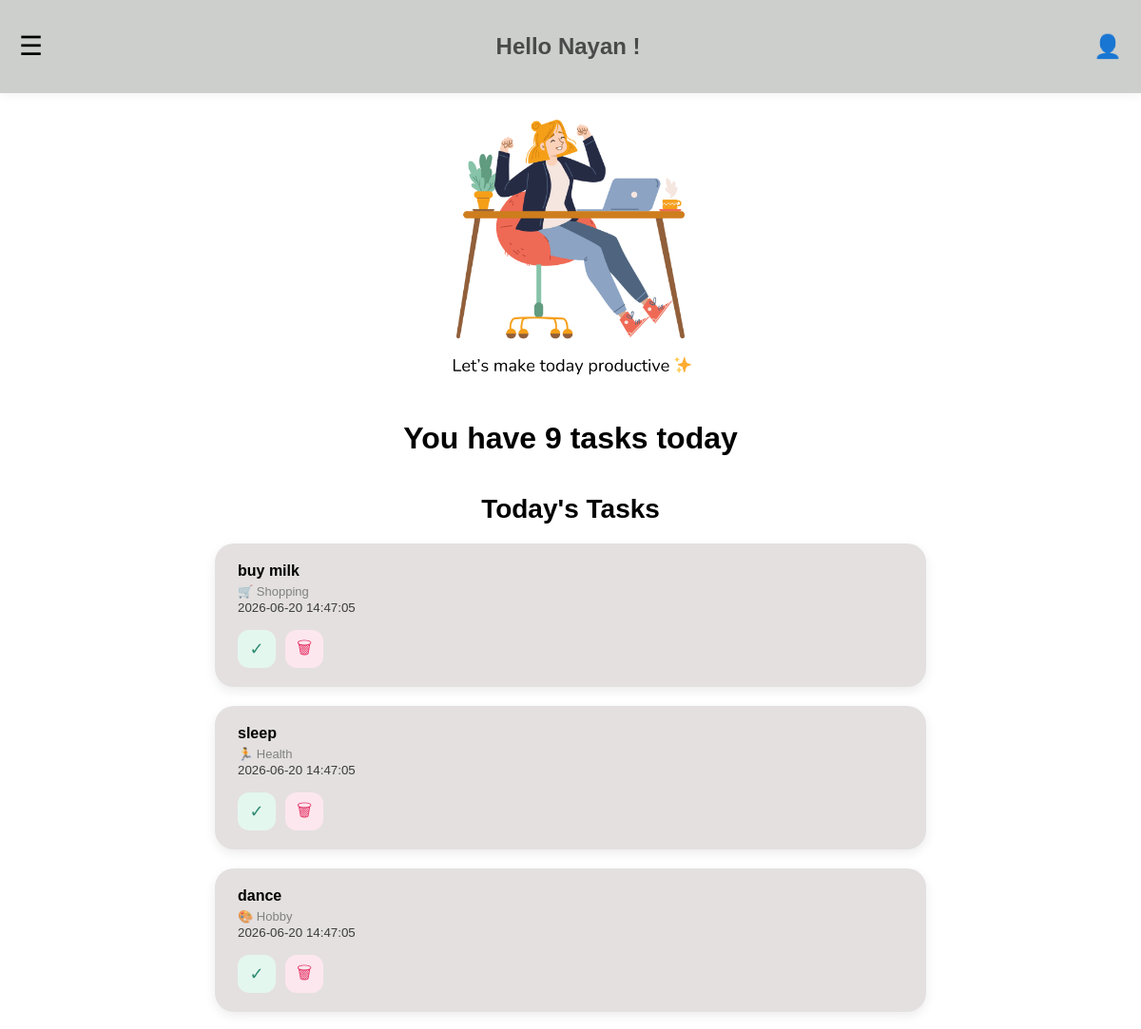
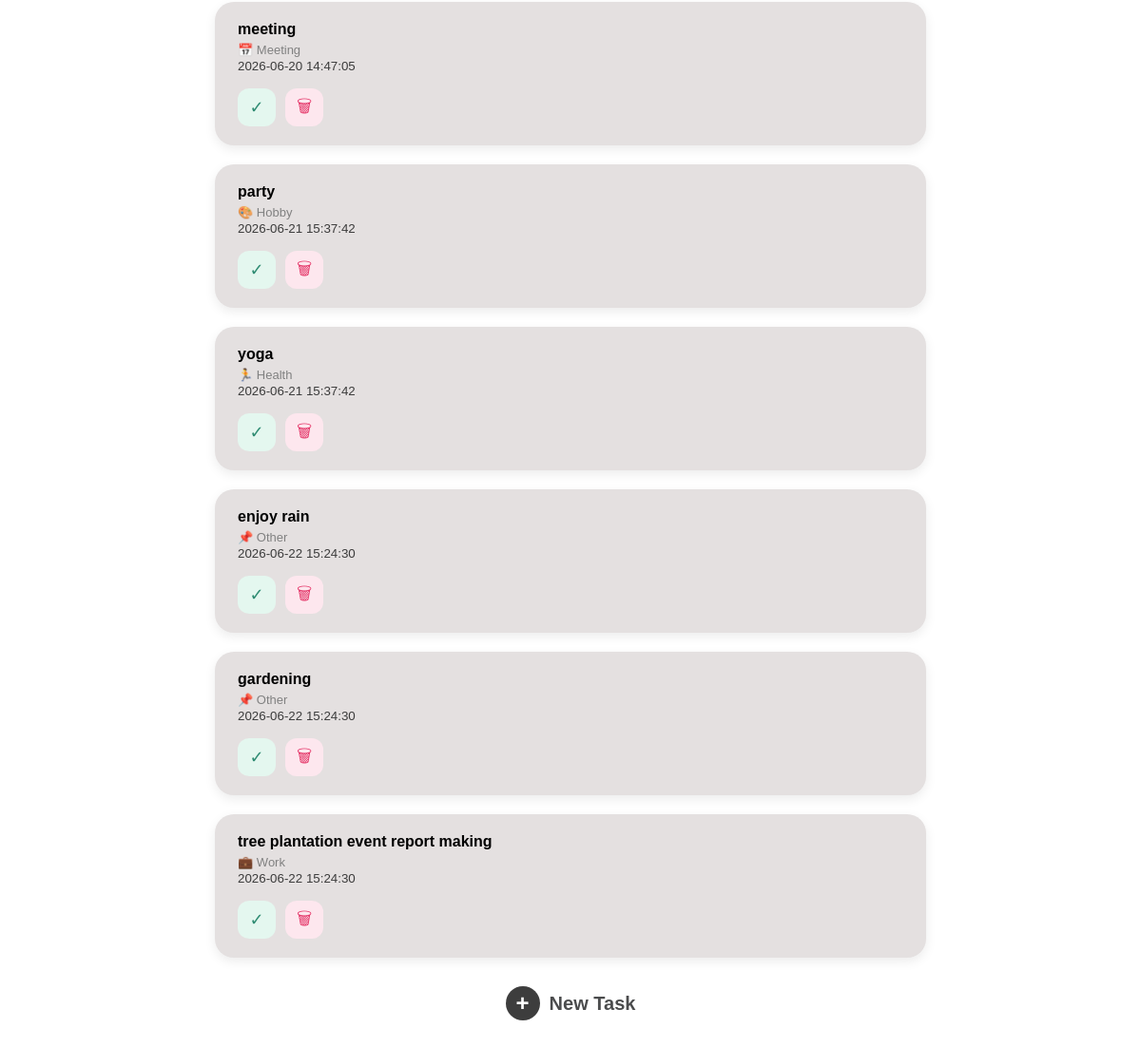
Page /home on the earlier database version (2 pictures, top to bottom).
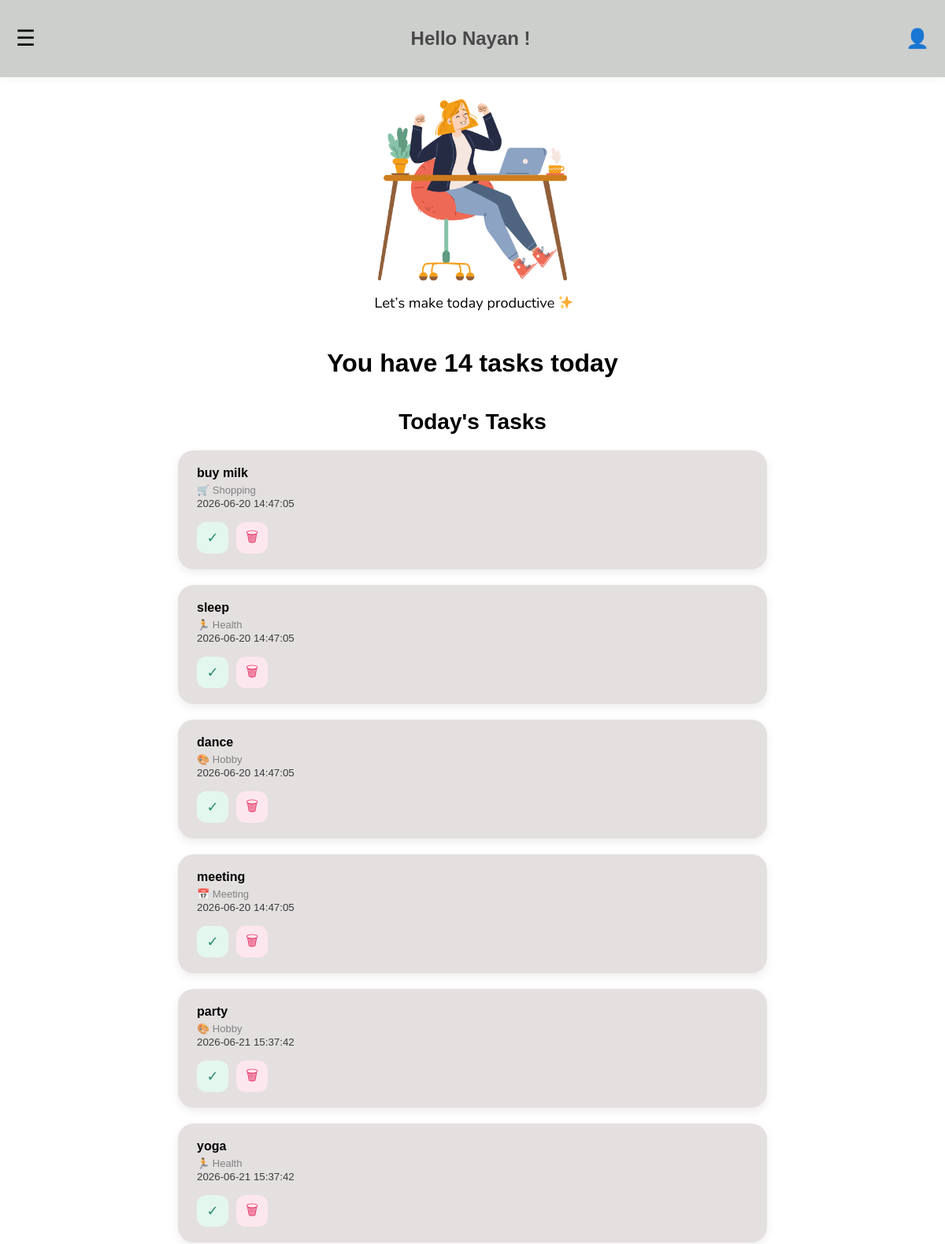
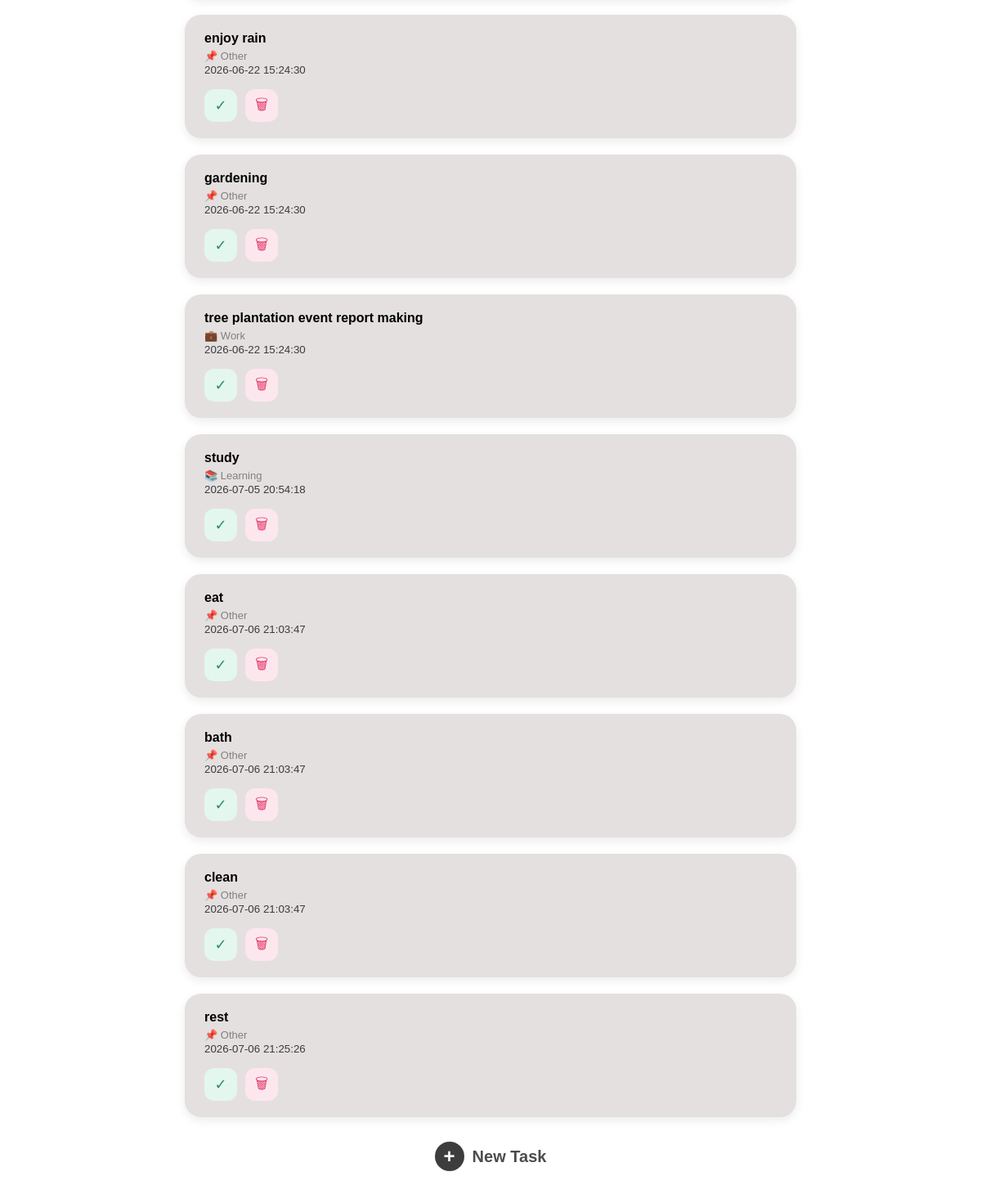
Same page on the later database version (2 pictures, top to bottom).
### tables this page shows
CREATE TABLE tasks (
        id INTEGER PRIMARY KEY AUTOINCREMENT,
        name TEXT,
        category TEXT,
        status TEXT,
        date TEXT
    );

### app.py (the view)
@app.route("/home")
def home():
    conn = sqlite3.connect("tasks.db")
    cursor = conn.cursor()
    cursor.execute("SELECT * FROM tasks WHERE status='pending'")
    pending_rows = cursor.fetchall()
    conn.close()
    category_icons = {
        "Learning": "📚",
        "Work": "💼",
        "Health": "🏃",
        "Shopping": "🛒",
        "Personal": "🏠",
        "Hobby": "🎨",
        "Finance": "💰",
        "Meeting": "📅",
        "Design": "🖌️",
        "Special Event": "🎉",
        "Other": "📌"
    }
    pending_tasks = []
    for row in pending_rows:
        pending_tasks.append({
            "id": row[0],
            "name": row[1],
            "category": row[2],
            "status": row[3],
            "date": row[4],
            "icon": category_icons.get(row[2], "📌")
        })
    pending_count = len(pending_tasks)
    return render_template(
        "home.html",
        pending_tasks=pending_tasks,
        pending_count=pending_count
    )

### templates/home.html (shortened to what this page needs)
<!DOCTYPE html>
<html>
<head>
    <link rel="stylesheet" href="{{ url_for('static', filename='style.css') }}">
</head>
<body>
    <div class="topbar">
    <span class="menu-btn" onclick="openSidebar()">☰</span>
    <h2>Hello Nayan !</h2>
    <div class="profile">👤</div>
</div>
    <div class="hero-section">
        <img src="{{ url_for('static', filename='images/toDo_app_image.png') }}"
     alt="Motivation"
     class="hero-image">
         <h1 class="text-message">You have {{ pending_count }} task{% if pending_count != 1 %}s{% endif %} today</h1>
    </div>
<div class="today-tasks">
    <h3>Today's Tasks</h3>
   {% if pending_tasks %}
     {% for task in pending_tasks %}
        <div class="task-card">
           <div class="task-header">
              <div class="task-text">
               <h4>{{ task.name }}</h4>
               <p>{{ task.icon }} {{ task.category }}</p>
               <small>{{ task.date }}</small>
                    </div>
                  <div class="task-buttons">
                  <button class="done-btn" onclick="markDone('{{ task.id }}')"> ✓ </button>
                  <button class="delete-btn" onclick="deleteTask('{{ task.id }}')"> 🗑 </button>
                  </div>
                </div>
            </div>
        {% endfor %}
    {% else %}
        <p>No pending tasks.</p>
    {% endif %}
</div>
<div class="new-task-container">
    <a href="/add-task" class="new-task-btn">
        <span class="plus-icon">+</span>
        <span>New Task</span>
    </a>
</div>
</body>
</html>

### static/style.css (style rules this page uses)
body { background-color: #f3bce7; font-family: "Segoe UI", sans-serif; margin: 0; }
h2 { text-align: center; color: #4a4a4a; }
body { margin: 0; font-family: 'segoe UI',sans-serif; background:white; }
.menu-btn { font-size: 28px; cursor: pointer; user-select: none; }
.topbar { display: flex; justify-content: space-between; align-items: center; padding: 15px 20px; background-color:#cdcfcd; box-shadow: 0 2px 10px rgba(0, 0, 0, 0.05); }
.profile { font-size: 24px; }
.menu-btn { font-size: 28px; cursor: pointer; }
.today-tasks h3 { justify-content: center; display: flex; }
.task-card { background:rgb(228, 224, 224); max-width:700px; margin:20px auto; padding: 20px 24px; margin-bottom: 12px; border-radius: 20px; box-shadow: 0 4px 12px rgba(0,0,0,0.08); }
.task-text { flex:1; }
.task-text h4 { margin:0 0 8px 0; }
.task-text p { margin:5px 0; }
.task-text small { color:#3b3b3b; }
.task-card h4 { margin: 0; font-size: 16px; }
.task-card p { margin: 5px 0 0; font-size: 13px; color: gray; }
h3 { margin-top: 25px; }
.hero-section { position: relative; text-align: center; margin-top:20px; }
.hero-image { width:300px; max-width:90%; }
.task-buttons { display: flex; gap: 10px; margin-top:15px; }
.task-buttons button { width: 40px; height: 40px; border: none; border-radius: 12px; cursor: pointer; font-size: 18px; transition:0.2s; }
.done-btn { background: #E4F7EF; color: #2E8B72; border: none; padding: 6px 12px; border-radius: 8px; cursor: pointer; }
.delete-btn { background: #FDE7EE; color: #E5396B; border: none; padding: 6px 12px; border-radius: 8px; cursor: pointer; }
.today-tasks h3, .completed-tasks h3 { max-width: 700px; margin: 40px auto 15px auto; font-size: 28px; font-weight: 700; }
.new-task-container { max-width: 700px; margin: 30px auto; display: flex; justify-content: center; }
.new-task-btn { display: inline-flex; align-items: center; gap: 10px; text-decoration: none; color: #4b4c4d; font-size: 20px; font-weight: 600; }
.plus-icon { width: 36px; height: 36px; border-radius: 50%; background: #3d3d3d; color: white; display: flex; justify-content: center; align-items: center; font-size: 24px; }
body { margin: 0; background: white; font-family: Arial; }

Differences in the rows shown:
added tasks: name "study", icon "📚", category "Learning", date "2026-07-05 20:54:18"
added tasks: name "eat", icon "📌", category "Other", date "2026-07-06 21:03:47"
added tasks: name "bath", icon "📌", category "Other", date "2026-07-06 21:03:47"
added tasks: name "clean", icon "📌", category "Other", date "2026-07-06 21:03:47"
added tasks: name "rest", icon "📌", category "Other", date "2026-07-06 21:25:26"
Other differences:
{{ pending_count }}: "9" → "14"
